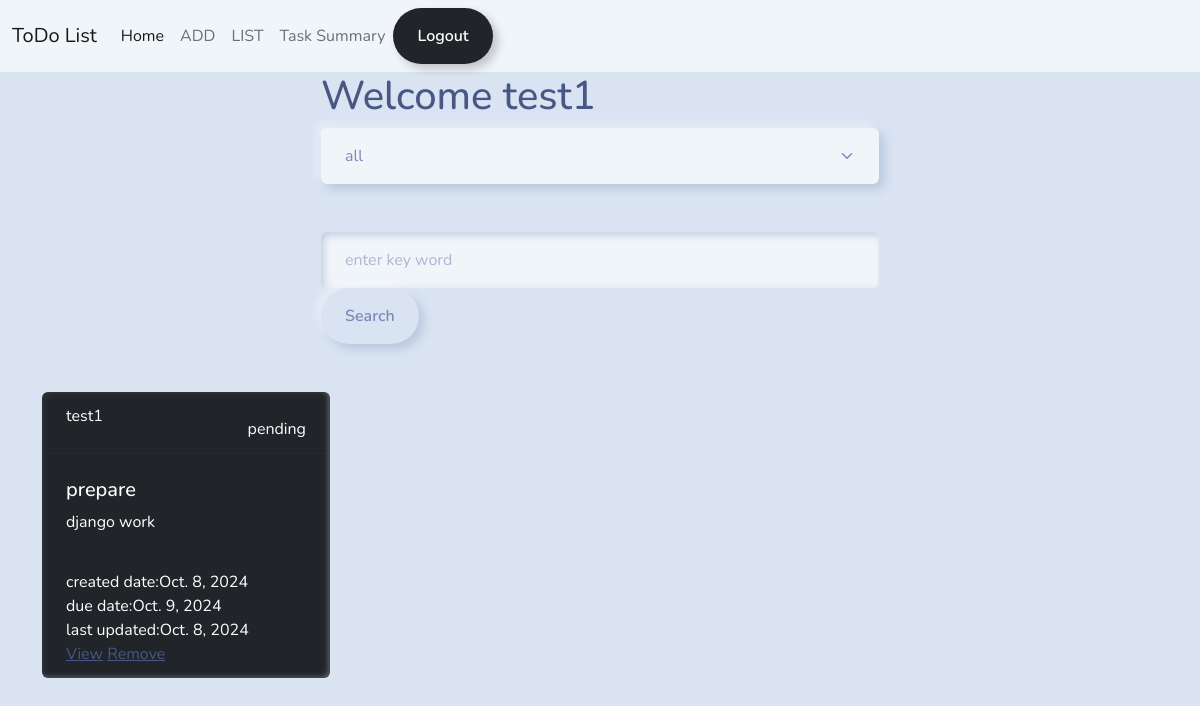
Page /tasks/all/ (signed in) on the committed database.
### notes/models.py (models this page shows, shortened)
class Task(models.Model):
     title=models.CharField(max_length=200)
     description=models.TextField()
     created_date=models.DateTimeField(auto_now_add=True)
     due_date=models.DateTimeField(null=True)
     category_choices=(
        ("personal","personal"),
        ("business","business")
    )
     category=models.CharField(max_length=200,choices=category_choices,default="personal")
     status_choices=(
        ("pending","pending"),
        ("in-progress","in-progress"),
        ("done","done")
    )
     status=models.CharField(max_length=200,choices=status_choices,default="pending")
     updated_date=models.DateTimeField(auto_now=True)
     user=models.ForeignKey(User,on_delete=models.CASCADE)

### notes/views.py (the view)
# urls.py: path('tasks/all/',views.TaskListView.as_view(),name='task-list'),
@method_decorator(decs,name='dispatch')
class TaskListView(View):
    def get(self,request,*args,**kwargs):
        search_text=request.GET.get('search_text')
        selected_category=request.GET.get("category","all")
        if selected_category == 'all':
            qs=Task.objects.filter(user=request.user)
        else:
            qs=Task.objects.filter(category=selected_category,user=request.user)
        if search_text!=None:
            qs=Task.objects.filter(user=request.user)
            qs=qs.filter(Q(title__icontains=search_text)|Q(description__icontains=search_text))
        return render(request,'tasklist.html',{'tasks':qs,"selected":selected_category})

### notes/templates/tasklist.html (shortened to what this page needs)
{%extends 'base.html'%} {%block main_block%}
<div class="container">
  <div class="w-50 mx-auto">
    <h1>Welcome {{request.user}}</h1>
    <form action="">
      <select name="category" id="" class="form-select" onchange="this.form.submit()">
        <option value="all" {%if selected == "all"%}selected{%endif%}>all</option>
      </select>
    </form>
    <form action="" class="mt-5">
      <input type="text" name="search_text" placeholder="enter key word" id="" class="form-control">
      <button type="submit" class="btn btn-secondary">Search</button>
    </form>
  </div>
</div>
<div class="container mt-5">
  <div class="row">
    {%for t in tasks%}
    <div class="col-4">
      <div class="card text-bg-dark mb-3" style="max-width: 18rem">
        <div class="card-header d-flex justify-content-between">
          <div>{{t.user}}</div>
          <div>
            {{t.status}}</div>
        </div>
        <div class="card-body">
          <h5 class="card-title">{{t.title}}</h5>
          <p class="card-text">{{t.description}}</p>
        </div>
        <div class="card-footer text-body-white">
          <div>created date:{{t.created_date|date}}</div>
          <div>due date:{{t.due_date|date}}</div>
          <div>last updated:{{t.updated_date|date}}</div>
          <a href="{%url 'task-update' t.id %}">View</a>
          <a href="{%url 'task-delete' t.id %}">Remove</a>
        </div>
      </div>
    </div>
    {%endfor%}
  </div>
</div>
{%endblock%}

### rows in the picture
Task: user "test1", status "pending", title "prepare", description "django work", created_date "Oct. 8, 2024", due_date "Oct. 9, 2024", updated_date "Oct. 8, 2024"

### other values in the picture
{{ request.user }} "test1"
